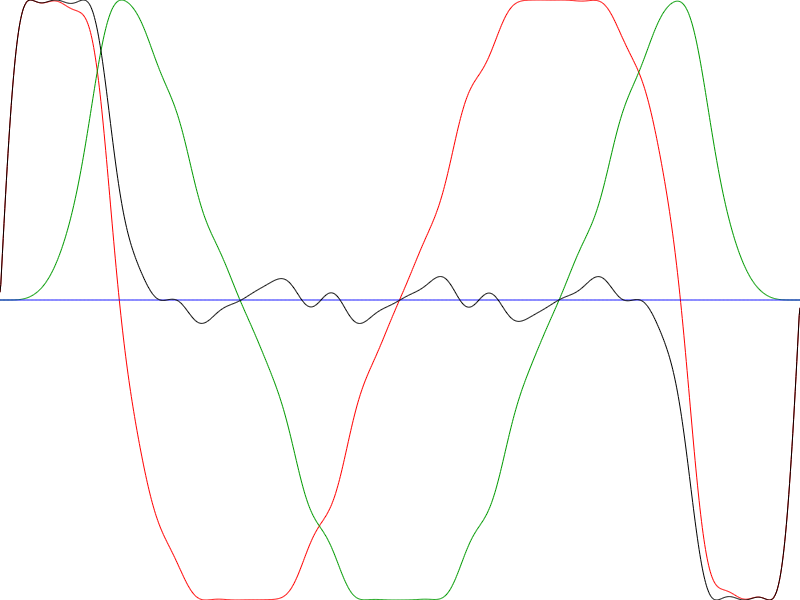

MATLAB code to generate this figure: (Note: this script raises an error after producing the figure.)
clear all

wd = cd;
fpath = wd;

DataDir = '/opt/topspin2/data/DT/nmr';
% %DataDir = '/Users/daniel/NMRdata/AVII500/DT';
%ExpNam = 'DiffVACSY'; expno = 124;
ExpNam = 'C14E5_5'; expno = 11; 

fpath = [DataDir '/' ExpNam '/' num2str(expno)];

noptexport = 21; %number of terms in cos expansion, 21
d.Nt = 1000; %number of time steps

d.tE = 1;

d.q = 1;
d.zetam = pi/2;
d.n = 1;

d.t = d.tE*linspace(0,1,d.Nt)';
d.dt = d.t(2)-d.t(1);

OptDat.Pin{21} = [2.7600e-01
   1.8636e-01
   1.0271e-01
   2.8803e-02
   1.3061e-02
   3.8476e-03
   5.0764e-03
   7.8710e-03
   1.0979e-02
   7.2733e-03
   4.6788e-03
   2.0443e-03
   2.2196e-04
   1.8141e-03
   5.0880e-08
   1.0098e-03
   1.2173e-03
   8.9312e-04
   7.9497e-04
  -2.2231e-04]'; %20, 9.6113

nopt_v = [21];


for nopt = nopt_v
    Pin = OptDat.Pin{nopt};

    psi0 = 0;
    theta = 0;
    phi = 0;
    aF = Pin(1:length(Pin));
    aF = [1-sum(aF) aF];

    F = zeros(size(d.t));

    for na = 1:length(aF)
        F = F + aF(na)*.5*(1-cos(na*2*pi*d.t/d.tE));
    end

    F = F/max(F);

    qt = d.q*F;
    td = sum(F.^2*d.dt);
    psirate = 2*pi*d.n/td*F.^2;
    psi = psi0 + cumsum(psirate*d.dt);

    qx = qt.*sin(d.zetam).*cos(psi);
    qy = qt.*sin(d.zetam).*sin(psi);
    qz = qt.*cos(d.zetam);

    gx = gradient(qx)/d.dt;
    gy = gradient(qy)/d.dt;
    gz = gradient(qz)/d.dt;

    gxold = gx; gzold = gz;
    gx = gxold*cos(theta) + gzold*sin(theta);
    gz = gzold*cos(theta) - gxold*sin(theta);

    gxold = gx; gyold = gy;
    gx = gxold*cos(phi) - gyold*sin(phi);
    gy = gyold*cos(phi) + gxold*sin(phi);
% 
%     gxold = gx; gyold = gy; gzold = gz;
%     gx = gxold; gy = -gzold; gz = gyold;

    gr = sqrt(gx.^2 + gy.^2 + gz.^2);
    gt = gradient(qt)/d.dt;

    qx = cumsum(gx*d.dt);
    qy = cumsum(gy*d.dt);
    qz = cumsum(gz*d.dt);
    qr = sqrt(qx.^2 + qy.^2 + qz.^2);

    b = sum(qr.^2*d.dt);
    maxg = max(abs([gx; gy; gz]));
    C = b/maxg^2;

    OptDat.G.x{nopt} = gx/maxg;
    OptDat.G.y{nopt} = gy/maxg;
    OptDat.G.z{nopt} = gz/maxg;
    OptDat.G.r{nopt} = gt/maxg;
    
    
    OptDat.C{nopt} = C;
    OptDat.energy{nopt} = 1/d.Nt/3*(sum((gx/maxg).^2) + sum((gy/maxg).^2) + sum((gz/maxg).^2));
end


nopt = noptexport;
G.x = OptDat.G.x{nopt};
G.y = OptDat.G.y{nopt};
G.z = OptDat.G.z{nopt};
G.r = OptDat.G.r{nopt};

lw = 5;
figure(1), clf
axh1 = axes('position',[0 0 1 1])
ph1 = plot(d.t,G.x,d.t,G.y,d.t,G.z,d.t,G.r);
axis tight
axis off
set(ph1,'LineStyle','-',{'Color'},{[1 0 0];[0 .6 0];[0 0 1];[0 0 0]})


fname = ['qVASa'];
fidx = fopen([fpath '/' fname],'w');
fname = 'qVASa.txt';
fidxtxt = fopen([fpath '/' fname],'w');
fname = ['qVASb'];
fidy = fopen([fpath '/' fname],'w');
fname = 'qVASb.txt';
fidytxt = fopen([fpath '/' fname],'w');
fname = ['qVASc'];
fidr = fopen([fpath '/' fname],'w');
fname = 'qVASc.txt';
fidrtxt = fopen([fpath '/' fname],'w');

text.header = {
{'##TITLE= Optimized q-MAS'};
{'##JCAMP-DX= 5.00 Bruker JCAMP library'}
{'##DATA TYPE= Shape Data'}
{'##ORIGIN= Bruker Analytik GmbH'}
{'##OWNER= <nmrsu>'}
{'##DATE= xx'}
{'##TIME= xx'}
{'##MINX= 0'}
{'##MAXX= 1'}
{'##MINY= 0'}
{'##MAXY= 1'}
{'##$SHAPE_EXMODE= Gradient'}
{'##$SHAPE_TOTROT= 0'}
{'##$SHAPE_BWFAC= 0'}
{'##$SHAPE_INTEGFAC= 0'}
{'##$SHAPE_MODE= 0'}};

[Nlines, dummy] = size(text.header);

for nline = 1:Nlines
    fprintf(fidx,'%s\n',text.header{nline}{1});
    fprintf(fidy,'%s\n',text.header{nline}{1});
    fprintf(fidr,'%s\n',text.header{nline}{1});
end


fprintf(fidx,'%s\n',['##NPOINTS=' num2str(d.Nt)]);
fprintf(fidx,'%s\n',['##XYDATA= (X++(Y..Y))']);
fprintf(fidy,'%s\n',['##NPOINTS=' num2str(d.Nt)]);
fprintf(fidy,'%s\n',['##XYDATA= (X++(Y..Y))']);
fprintf(fidr,'%s\n',['##NPOINTS=' num2str(d.Nt)]);
fprintf(fidr,'%s\n',['##XYDATA= (X++(Y..Y))']);

for nG = 1:length(G.x)
    fprintf(fidx,'%f\n',G.x(nG));
    fprintf(fidxtxt,'%f\n',G.x(nG));
    fprintf(fidy,'%f\n',G.y(nG));
    fprintf(fidytxt,'%f\n',G.y(nG));
    fprintf(fidr,'%f\n',G.r(nG));
    fprintf(fidrtxt,'%f\n',G.r(nG));
end


fprintf(fidx,'%s\n',['##END']);
fprintf(fidy,'%s\n',['##END']);
fprintf(fidr,'%s\n',['##END']);

fclose(fidx);
fclose(fidy);
fclose(fidr);
fclose(fidxtxt);
fclose(fidytxt);
fclose(fidrtxt);
